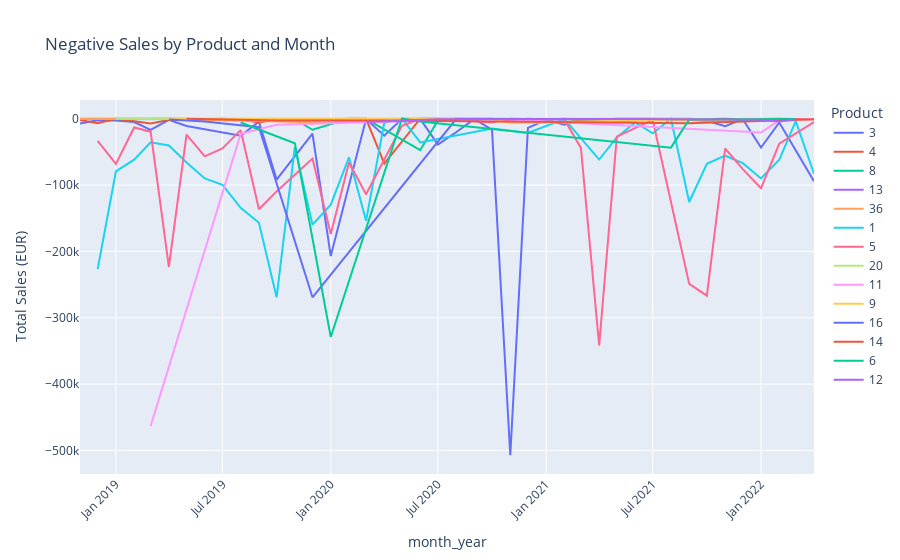

Source (notebook cell):
### Markdown cell above
- **2019** was a challenging year for some products. **Product 1** experienced its lowest negative sales (€1.2M), followed by **Product 5**, which also had a significant amount (€770K). Additionally, **Products 11** and **16** saw the majority of their returns in this year. This is somewhat reassuring, as **Product 11** is one of the more expensive items, so it’s good to see that the issues appear to be contained.

- In **2020**, while **Product 1** (€420K) and **Product 5** (€370K) continued to have large returns, **Product 3** saw a notable increase in negative sales (€830K), along with **Product 6** (€333K). This combination of returns had a substantial impact. In **2021**, **Product 5** experienced a significant spike in negative sales (€1M), reinforcing the pattern that **Products 1** and **5** consistently face issues— which is concerning given that these are costly products. In contrast, the other products likely experienced negative sales due to more localized production problems, which may have been minimized over time.

### Code cell
grouped_negative_sales_prod_month = negative_sales.groupby(['month_year', 'Mapped_GCK'])['Sales_EUR'].sum().reset_index()
grouped_negative_sales_prod_month['month_year'] = grouped_negative_sales_prod_month['month_year'].astype(str)

plot_sales_by_product_month(grouped_negative_sales_prod_month, 'month_year', 'Sales_EUR', 'Mapped_GCK', 
                            'Negative Sales by Product and Month', 'month_year', 'Total Sales (EUR)')

### Figure 1 — Plotly figure (JSON) as saved in the notebook; plotly's stock layout.template omitted (floating-point values rounded to 4 significant figures)
{"data": [{"hovertemplate": "Product=3<br>month_year=%{x}<br>Total Sales (EUR)=%{y}<extra></extra>", "legendgroup": "3", "line": {"color": "#636efa", "dash": "solid"}, "marker": {"symbol": "circle"}, "mode": "lines", "name": "3", "orientation": "v", "showlegend": true, "type": "scatter", "x": ["2018-11", "2018-12", "2019-01", "2019-02", "2019-03", "2019-04", "2019-05", "2019-08", "2019-09", "2019-10", "2019-12", "2020-01", "2020-03", "2020-04", "2020-05", "2020-06", "2020-07", "2020-08", "2020-09", "2020-10", "2020-11", "2020-12", "2021-01", "2021-02", "2021-03", "2021-05", "2021-06", "2021-07", "2021-08", "2021-09", "2021-10", "2021-11", "2021-12", "2022-01", "2022-02", "2022-04"], "xaxis": "x", "y": [-7269.0, -2448.0, -2775.0, -5030.0, -16710.0, -1745.0, -10960.0, -25710.0, -4504.0, -91860.0, -22660.0, -207000.0, -476.1, -25520.0, -178.9, -241.9, -38877, -20428, -280.9, -16790.0, -507300.0, -13850.0, -1676.0, -8963.0, -1972.0, -3888, -2588.0, -800.8, -1077.0, -1331.0, -2984.0, -11170.0, -633.5, -43470.0, -5723.0, -94320.0], "yaxis": "y"}, {"hovertemplate": "Product=4<br>month_year=%{x}<br>Total Sales (EUR)=%{y}<extra></extra>", "legendgroup": "4", "line": {"color": "#EF553B", "dash": "solid"}, "marker": {"symbol": "circle"}, "mode": "lines", "name": "4", "orientation": "v", "showlegend": true, "type": "scatter", "x": ["2018-11", "2018-12", "2019-01", "2019-03", "2019-04", "2019-07", "2019-08", "2019-09", "2019-10", "2020-01", "2020-02", "2020-03", "2020-04", "2020-06", "2020-07", "2020-10", "2020-11", "2020-12", "2021-01", "2021-02", "2021-03", "2021-04", "2021-05", "2021-06", "2021-07", "2021-09", "2021-10", "2021-11", "2021-12", "2022-01", "2022-02", "2022-03", "2022-04"], "xaxis": "x", "y": [-2030.0, -6772.0, -261.6, -7123.0, -2037.0, -68.45, -1072.0, -5764.0, -751.9, -1351.0, -52.08, -91.45, -67750.0, -55.62, -107.4, -127.4, -3575.0, -156.3, -1267.0, -77.6, -2575.0, -2483.0, -2834.0, -1615.0, -1513.0, -377.3, -924.1, -64.48, -733.1, -45.92, -99.36, -428.7, -721.0], "yaxis": "y"}, {"hovertemplate": "Product=8<br>month_year=%{x}<br>Total Sales (EUR)=%{y}<extra></extra>", "legendgroup": "8", "line": {"color": "#00cc96", "dash": "solid"}, "marker": {"symbol": "circle"}, "mode": "lines", "name": "8", "orientation": "v", "showlegend": true, "type": "scatter", "x": ["2018-11", "2019-03", "2019-11", "2019-12", "2020-02", "2020-03", "2020-06", "2020-07", "2020-08", "2021-03", "2021-04", "2021-05", "2021-09", "2021-11", "2022-03"], "xaxis": "x", "y": [-500, -1000, -970, -16670.0, -205.9, -388.0, -47500.0, -2713.0, -105.4, -659.8, -1202.0, -46.2, -225.0, -2023.0, -2168.0], "yaxis": "y"}, {"hovertemplate": "Product=13<br>month_year=%{x}<br>Total Sales (EUR)=%{y}<extra></extra>", "legendgroup": "13", "line": {"color": "#ab63fa", "dash": "solid"}, "marker": {"symbol": "circle"}, "mode": "lines", "name": "13", "orientation": "v", "showlegend": true, "type": "scatter", "x": ["2018-11", "2019-04", "2019-05"], "xaxis": "x", "y": [-158.2, -26.31, -8.59], "yaxis": "y"}, {"hovertemplate": "Product=36<br>month_year=%{x}<br>Total Sales (EUR)=%{y}<extra></extra>", "legendgroup": "36", "line": {"color": "#FFA15A", "dash": "solid"}, "marker": {"symbol": "circle"}, "mode": "lines", "name": "36", "orientation": "v", "showlegend": true, "type": "scatter", "x": ["2018-11", "2019-04", "2019-06", "2020-01", "2020-05", "2021-03", "2021-07", "2021-11"], "xaxis": "x", "y": [-369.3, -246.3, -1780.0, -5887.0, -426.4, -360, -6.43, -4310.0], "yaxis": "y"}, {"hovertemplate": "Product=1<br>month_year=%{x}<br>Total Sales (EUR)=%{y}<extra></extra>", "legendgroup": "1", "line": {"color": "#19d3f3", "dash": "solid"}, "marker": {"symbol": "circle"}, "mode": "lines", "name": "1", "orientation": "v", "showlegend": true, "type": "scatter", "x": ["2018-12", "2019-01", "2019-02", "2019-03", "2019-04", "2019-05", "2019-06", "2019-07", "2019-08", "2019-09", "2019-10", "2019-11", "2019-12", "2020-01", "2020-02", "2020-03", "2020-04", "2020-05", "2020-06", "2020-10", "2020-12", "2021-02", "2021-04", "2021-05", "2021-06", "2021-07", "2021-08", "2021-09", "2021-10", "2021-11", "2021-12", "2022-01", "2022-02", "2022-03", "2022-04"], "xaxis": "x", "y": [-226700.0, -79500.0, -61770.0, -35530.0, -40300.0, -65900.0, -90040.0, -99660.0, -134300.0, -156900.0, -269100.0, -42670.0, -159600.0, -129600.0, -58220.0, -153800.0, -5967.0, -7.11e-15, -35720.0, -14960.0, -21590.0, -516.6, -61570.0, -28300.0, -5686.0, -21940.0, -100.3, -125600.0, -68010.0, -55770.0, -67060.0, -90100.0, -61910.0, -3677.0, -82990.0], "yaxis": "y"}, {"hovertemplate": "Product=5<br>month_year=%{x}<br>Total Sales (EUR)=%{y}<extra></extra>", "legendgroup": "5", "line": {"color": "#FF6692", "dash": "solid"}, "marker": {"symbol": "circle"}, "mode": "lines", "name": "5", "orientation": "v", "showlegend": true, "type": "scatter", "x": ["2018-12", "2019-01", "2019-02", "2019-03", "2019-04", "2019-05", "2019-06", "2019-07", "2019-08", "2019-09", "2019-10", "2019-12", "2020-01", "2020-02", "2020-03", "2020-05", "2020-06", "2020-07", "2020-10", "2020-11", "2021-02", "2021-03", "2021-04", "2021-05", "2021-07", "2021-09", "2021-10", "2021-11", "2021-12", "2022-01", "2022-02", "2022-04"], "xaxis": "x", "y": [-33570.0, -68220.0, -13270.0, -19540.0, -223200.0, -24110.0, -56670.0, -44730.0, -17270.0, -136600.0, -109600.0, -60000.0, -173800.0, -65910.0, -113700.0, -10790.0, -36.96, -168, -5568.0, -76.75, -1237.0, -44050.0, -341500.0, -27000.0, -1818.0, -249000.0, -266700.0, -44920.0, -76100.0, -104700.0, -37700.0, -5016.0], "yaxis": "y"}, {"hovertemplate": "Product=20<br>month_year=%{x}<br>Total Sales (EUR)=%{y}<extra></extra>", "legendgroup": "20", "line": {"color": "#B6E880", "dash": "solid"}, "marker": {"symbol": "circle"}, "mode": "lines", "name": "20", "orientation": "v", "showlegend": true, "type": "scatter", "x": ["2019-01", "2019-04", "2019-05", "2019-09", "2020-11"], "xaxis": "x", "y": [-1.14, -15.63, -5.1, -6.6, -11.16], "yaxis": "y"}, {"hovertemplate": "Product=11<br>month_year=%{x}<br>Total Sales (EUR)=%{y}<extra></extra>", "legendgroup": "11", "line": {"color": "#FF97FF", "dash": "solid"}, "marker": {"symbol": "circle"}, "mode": "lines", "name": "11", "orientation": "v", "showlegend": true, "type": "scatter", "x": ["2019-03", "2019-08", "2019-10", "2020-10", "2022-01", "2022-02", "2022-04"], "xaxis": "x", "y": [-463000.0, -22775, -9153.0, -2, -20670.0, -2518, -587.6], "yaxis": "y"}, {"hovertemplate": "Product=9<br>month_year=%{x}<br>Total Sales (EUR)=%{y}<extra></extra>", "legendgroup": "9", "line": {"color": "#FECB52", "dash": "solid"}, "marker": {"symbol": "circle"}, "mode": "lines", "name": "9", "orientation": "v", "showlegend": true, "type": "scatter", "x": ["2019-04", "2020-04", "2020-07", "2020-10", "2020-11", "2021-09", "2021-10", "2021-11", "2021-12", "2022-01", "2022-02"], "xaxis": "x", "y": [-31.05, -375, -35.25, -35.25, -6788.0, -28.8, -12.96, -2983, -28.5, -28.5, -28.5], "yaxis": "y"}, {"hovertemplate": "Product=16<br>month_year=%{x}<br>Total Sales (EUR)=%{y}<extra></extra>", "legendgroup": "16", "line": {"color": "#636efa", "dash": "solid"}, "marker": {"symbol": "circle"}, "mode": "lines", "name": "16", "orientation": "v", "showlegend": true, "type": "scatter", "x": ["2019-04", "2019-06", "2019-09", "2019-12", "2020-08", "2021-05"], "xaxis": "x", "y": [-1362.0, -4087, -12721, -269100.0, -581, -540], "yaxis": "y"}, {"hovertemplate": "Product=14<br>month_year=%{x}<br>Total Sales (EUR)=%{y}<extra></extra>", "legendgroup": "14", "line": {"color": "#EF553B", "dash": "solid"}, "marker": {"symbol": "circle"}, "mode": "lines", "name": "14", "orientation": "v", "showlegend": true, "type": "scatter", "x": ["2019-05", "2019-10", "2020-04", "2021-09", "2022-04"], "xaxis": "x", "y": [-48.6, -2851.0, -2851.0, -6743.0, -648.8], "yaxis": "y"}, {"hovertemplate": "Product=6<br>month_year=%{x}<br>Total Sales (EUR)=%{y}<extra></extra>", "legendgroup": "6", "line": {"color": "#00cc96", "dash": "solid"}, "marker": {"symbol": "circle"}, "mode": "lines", "name": "6", "orientation": "v", "showlegend": true, "type": "scatter", "x": ["2019-08", "2019-11", "2020-01", "2020-05", "2020-06", "2021-08", "2021-09", "2022-02", "2022-03"], "xaxis": "x", "y": [-5721.0, -36995, -329100.0, -4.55e-13, -4068.0, -43650.0, -1281.0, -54, -425.9], "yaxis": "y"}, {"hovertemplate": "Product=12<br>month_year=%{x}<br>Total Sales (EUR)=%{y}<extra></extra>", "legendgroup": "12", "line": {"color": "#ab63fa", "dash": "solid"}, "marker": {"symbol": "circle"}, "mode": "lines", "name": "12", "orientation": "v", "showlegend": true, "type": "scatter", "x": ["2020-03", "2020-07", "2021-06", "2021-07", "2021-08", "2021-11", "2022-01", "2022-02", "2022-03"], "xaxis": "x", "y": [-4796, -720, -520.8, -449.4, -1139.0, -1071.0, -1465.0, -4313.0, -1013.0], "yaxis": "y"}], "layout": {"legend": {"title": {"text": "Product"}, "tracegroupgap": 0}, "title": {"text": "Negative Sales by Product and Month"}, "xaxis": {"anchor": "y", "domain": [0, 1], "tickangle": -45, "title": {"text": "month_year"}}, "yaxis": {"anchor": "x", "domain": [0, 1], "title": {"text": "Total Sales (EUR)"}}}}
